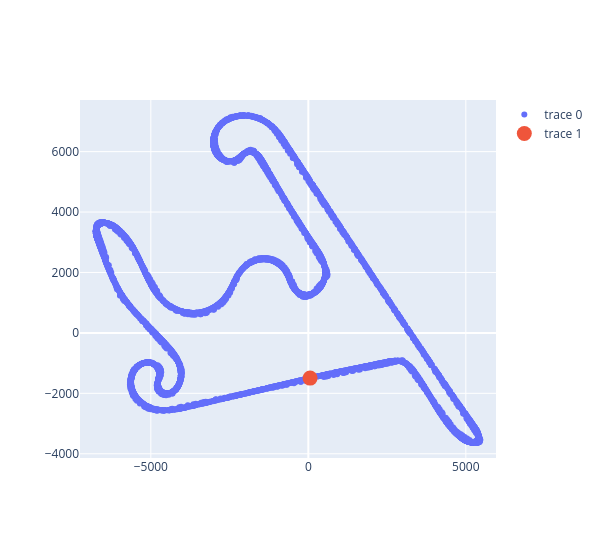

Notebook code cell kept with this figure:
### Code cell
print(start_line)

data = full_laps.iloc[:5000]

yrange = [data.y.min()-500,data.y.max()+500]
xrange = [data.x.min()-500,data.x.max()+500]

if ((yrange[1] - yrange[0])/(xrange[1] - xrange[0])) > 1:
    height = 600
    width = int(600*(yrange[1] - yrange[0])/(xrange[1] - xrange[0]))
    
else:
    width = 600
    height = int(600*(yrange[1] - yrange[0])/(xrange[1] - xrange[0]))

fig = go.Figure()
fig.add_trace(go.Scatter(x = data.x, y = data.y, mode = 'markers'))
fig.add_trace(go.Scatter(x = [start_line[0]], y = [start_line[1]], mode = 'markers', marker = {'size':15}))
fig.update_layout(width = width, height = height, yaxis_range = yrange, xaxis_range = xrange)
fig.show()

### Figure 1 — Plotly figure (JSON) as saved in the notebook; plotly's stock layout.template omitted (floating-point values rounded to 4 significant figures; data arrays with more than 128 entries replaced by an {"elided": "..."} marker saying what was removed)
{"data": [{"mode": "markers", "type": "scatter", "x": {"elided": "5000 float values"}, "y": {"elided": "5000 float values"}}, {"marker": {"size": 15}, "mode": "markers", "type": "scatter", "x": [55.8], "y": [-1496.0]}], "layout": {"height": 538, "width": 600, "xaxis": {"range": [-7248.0, 5958]}, "yaxis": {"range": [-4140.0, 7709.0]}}}
